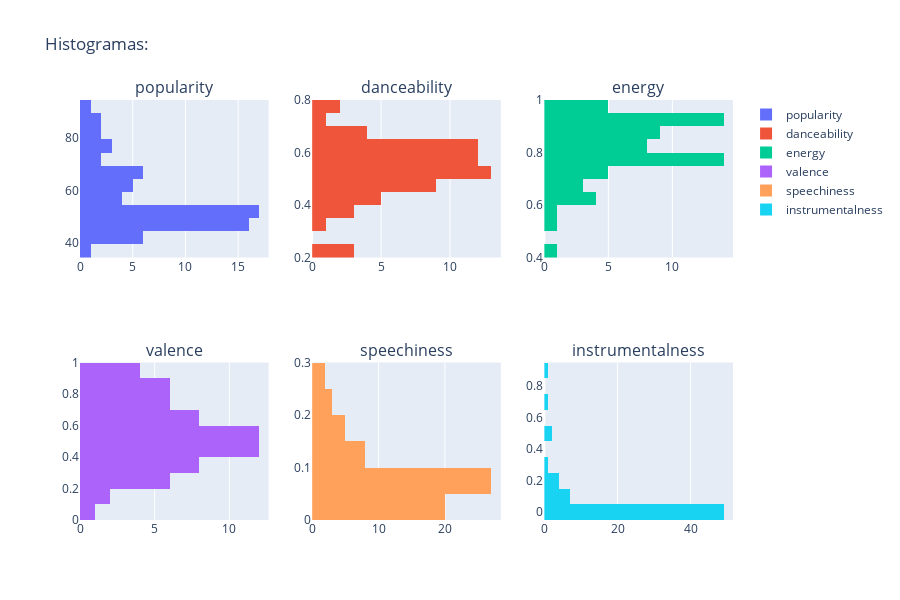

Source (notebook cell):
### Markdown cell above
##### 3.2 Variables acotadas

### Code cell
cols = ['popularity','danceability', 'energy','valence', 'speechiness','instrumentalness']

fig = make_subplots(rows=2, cols=3, subplot_titles=cols)

for i, col in enumerate(cols):
    fig.add_trace(go.Histogram(y=anger_df[col], name=col), row=(i // 3) + 1, col=(i % 3) + 1)

fig.update_layout(
    title="Histogramas:",
    height=600,
    width=900
)

fig.show()

### Figure 1 — Plotly figure (JSON) as saved in the notebook; plotly's stock layout.template omitted (floating-point values rounded to 4 significant figures)
{"data": [{"name": "popularity", "type": "histogram", "xaxis": "x", "y": [81, 48, 65, 59, 84, 78, 91, 51, 86, 69, 71, 76, 69, 67, 51, 60, 52, 69, 63, 85, 66, 75, 72, 49, 50, 51, 61, 59, 53, 48, 53, 53, 41, 55, 48, 46, 50, 51, 64, 52, 46, 45, 53, 48, 50, 53, 46, 43, 41, 48, 49, 41, 48, 43, 42, 46, 52, 50, 62, 58, 49, 39, 52, 45, 45], "yaxis": "y"}, {"name": "danceability", "type": "histogram", "xaxis": "x2", "y": [0.668, 0.63, 0.589, 0.633, 0.463, 0.527, 0.548, 0.546, 0.618, 0.417, 0.536, 0.62, 0.62, 0.301, 0.446, 0.202, 0.698, 0.564, 0.545, 0.75, 0.482, 0.598, 0.649, 0.575, 0.506, 0.646, 0.73, 0.569, 0.514, 0.358, 0.507, 0.468, 0.608, 0.364, 0.552, 0.776, 0.421, 0.479, 0.451, 0.521, 0.469, 0.587, 0.627, 0.44, 0.501, 0.481, 0.67, 0.65, 0.591, 0.411, 0.6, 0.535, 0.547, 0.578, 0.647, 0.564, 0.375, 0.515, 0.586, 0.231, 0.228, 0.459, 0.45, 0.639, 0.573], "yaxis": "y2"}, {"name": "energy", "type": "histogram", "xaxis": "x3", "y": [0.921, 0.884, 0.797, 0.788, 0.857, 0.922, 0.532, 0.76, 0.938, 0.63, 0.9, 0.782, 0.61, 0.807, 0.778, 0.742, 0.891, 0.91, 0.987, 0.608, 0.843, 0.553, 0.74, 0.64, 0.967, 0.82, 0.445, 0.789, 0.949, 0.839, 0.88, 0.902, 0.781, 0.877, 0.78, 0.796, 0.817, 0.844, 0.929, 0.679, 0.882, 0.823, 0.861, 0.9, 0.777, 0.765, 0.903, 0.659, 0.698, 0.95, 0.915, 0.754, 0.987, 0.948, 0.794, 0.875, 0.71, 0.764, 0.81, 0.919, 0.879, 0.707, 0.947, 0.95, 0.723], "yaxis": "y3"}, {"name": "valence", "type": "histogram", "xaxis": "x4", "y": [0.782, 0.637, 0.232, 0.412, 0.856, 0.49, 0.405, 0.41, 0.875, 0.341, 0.627, 0.551, 0.235, 0.595, 0.683, 0.155, 0.837, 0.736, 0.558, 0.958, 0.433, 0.533, 0.203, 0.565, 0.592, 0.438, 0.075, 0.876, 0.608, 0.211, 0.469, 0.451, 0.826, 0.382, 0.354, 0.965, 0.522, 0.446, 0.378, 0.555, 0.298, 0.73, 0.623, 0.467, 0.757, 0.465, 0.528, 0.733, 0.764, 0.658, 0.589, 0.335, 0.5, 0.392, 0.913, 0.61, 0.559, 0.342, 0.646, 0.128, 0.352, 0.465, 0.298, 0.898, 0.931], "yaxis": "y4"}, {"name": "speechiness", "type": "histogram", "xaxis": "x5", "y": [0.0439, 0.0489, 0.15, 0.127, 0.0632, 0.0728, 0.0323, 0.0399, 0.0456, 0.0898, 0.0807, 0.058, 0.0373, 0.0695, 0.173, 0.124, 0.113, 0.0953, 0.197, 0.0387, 0.288, 0.0397, 0.0617, 0.0455, 0.0635, 0.0521, 0.0446, 0.138, 0.0872, 0.203, 0.0461, 0.132, 0.0621, 0.107, 0.042, 0.0806, 0.162, 0.103, 0.0549, 0.0892, 0.068, 0.0456, 0.0509, 0.0679, 0.0427, 0.0388, 0.195, 0.0349, 0.213, 0.0547, 0.0665, 0.0396, 0.0807, 0.137, 0.049, 0.052, 0.267, 0.0444, 0.0484, 0.0722, 0.0701, 0.093, 0.207, 0.0609, 0.0571], "yaxis": "y5"}, {"name": "instrumentalness", "type": "histogram", "xaxis": "x6", "y": [0.00517, 0.000102, 4.35e-06, 1.6e-06, 0, 0.000162, 0.000263, 4.66e-05, 0, 0.0134, 0.000286, 2.01e-06, 0.162, 0.112, 0.662, 0.000483, 2.96e-05, 2.32e-05, 0.0786, 0, 0.103, 0.157, 0.0505, 0.00173, 0.195, 0.000171, 0.00109, 0, 2.46e-05, 0.00081, 0.0176, 2.65e-06, 0.226, 1.16e-05, 2.69e-06, 9.57e-06, 0.000615, 0.107, 0.00785, 0.00122, 0.00483, 4.91e-05, 0, 4.83e-06, 0.000643, 0.000737, 2.86e-06, 0.0718, 0, 1.28e-05, 0.00952, 3.63e-06, 0.00024, 0.000554, 0.0708, 0.000158, 0.00628, 0.878, 2.95e-05, 0.00442, 8.7e-06, 0.491, 0.00027, 0.494, 0.335], "yaxis": "y6"}], "layout": {"annotations": [{"font": {"size": 16}, "showarrow": false, "text": "popularity", "x": 0.1444, "xanchor": "center", "xref": "paper", "y": 1, "yanchor": "bottom", "yref": "paper"}, {"font": {"size": 16}, "showarrow": false, "text": "danceability", "x": 0.5, "xanchor": "center", "xref": "paper", "y": 1, "yanchor": "bottom", "yref": "paper"}, {"font": {"size": 16}, "showarrow": false, "text": "energy", "x": 0.8556, "xanchor": "center", "xref": "paper", "y": 1, "yanchor": "bottom", "yref": "paper"}, {"font": {"size": 16}, "showarrow": false, "text": "valence", "x": 0.1444, "xanchor": "center", "xref": "paper", "y": 0.375, "yanchor": "bottom", "yref": "paper"}, {"font": {"size": 16}, "showarrow": false, "text": "speechiness", "x": 0.5, "xanchor": "center", "xref": "paper", "y": 0.375, "yanchor": "bottom", "yref": "paper"}, {"font": {"size": 16}, "showarrow": false, "text": "instrumentalness", "x": 0.8556, "xanchor": "center", "xref": "paper", "y": 0.375, "yanchor": "bottom", "yref": "paper"}], "height": 600, "title": {"text": "Histogramas:"}, "width": 900, "xaxis": {"anchor": "y", "domain": [0, 0.2889]}, "xaxis2": {"anchor": "y2", "domain": [0.3556, 0.6444]}, "xaxis3": {"anchor": "y3", "domain": [0.7111, 1]}, "xaxis4": {"anchor": "y4", "domain": [0, 0.2889]}, "xaxis5": {"anchor": "y5", "domain": [0.3556, 0.6444]}, "xaxis6": {"anchor": "y6", "domain": [0.7111, 1]}, "yaxis": {"anchor": "x", "domain": [0.625, 1]}, "yaxis2": {"anchor": "x2", "domain": [0.625, 1]}, "yaxis3": {"anchor": "x3", "domain": [0.625, 1]}, "yaxis4": {"anchor": "x4", "domain": [0, 0.375]}, "yaxis5": {"anchor": "x5", "domain": [0, 0.375]}, "yaxis6": {"anchor": "x6", "domain": [0, 0.375]}}}
